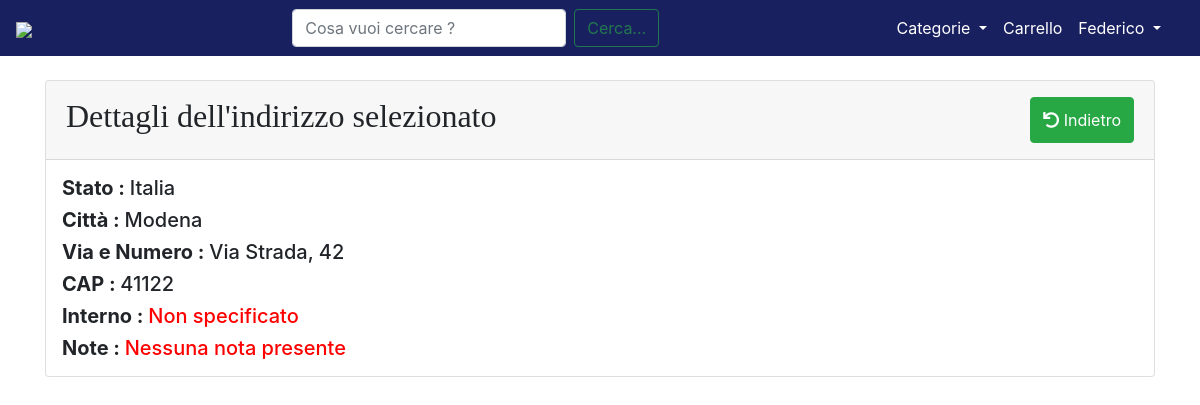
Screenshot of /user/address/2/ (signed in) with the database file from the repository.
### core/models.py (models this page shows, shortened)
class ShippingAddress(models.Model):
    user = models.ForeignKey(User, on_delete=models.CASCADE, null=True)
    stato = models.CharField(max_length=30)
    città = models.CharField(max_length=30)
    cap = models.CharField(max_length=5)
    via = models.CharField(max_length=50)
    interno = models.CharField(max_length=30, blank=True)
    note = models.TextField(blank=True)
    default = models.BooleanField(default=False)
    class Meta:
        verbose_name_plural = 'Addresses'

### core/views.py (the view)
# urls.py: path('user/address/<int:pk>/', login_required(views.address_detail), name='address'),
def address_detail(request, pk):
    address = ShippingAddress.objects.get(pk=pk)
    if request.user.id != address.user.id:
        messages.info(request, "Non puoi accedere a questa pagina !")
        return HomeView(request)
    return render(request, 'accounts/address.html', context={"object": address})

### accounts/templates/accounts/address.html (shortened to what this page needs)
{% extends 'base.html' %}
{% load static %}
{% block content %}
<link rel="stylesheet" href="https://pro.fontawesome.com/releases/v5.13.0/css/all.css">
<br>
<div class="card shadow mb-4">
    <div class="card-header py-3 d-flex justify-content-between justify-content-between">
        <h2>Dettagli dell'indirizzo selezionato</h2>
        <button class="btn btn-success" onclick="window.history.go(-1);">
            <i class="fas fa-undo"></i>
            Indietro
        </button>
    </div>
    <h5 class="ml-3 mt-3"><strong>Stato : </strong>{{ object.stato }}</h5>
    <h5 class="ml-3"><strong>Città : </strong>{{ object.città }}</h5>
    <h5 class="ml-3"><strong>Via e Numero : </strong>{{ object.via }}</h5>
    <h5 class="ml-3"><strong>CAP : </strong>{{ object.cap }}</h5>
    {% if object.interno %}
    <h5 class="ml-3"><strong>Interno : </strong>{{ object.interno }}</h5>
    {% else %}
    <h5 class="ml-3"><strong>Interno : </strong><a style="color: red">Non specificato</a></h5>
    {% endif %}
    {% if object.note %}
    <h5><strong>Note : </strong>{{ object.note }}</h5>
    {% else %}
    <h5 class="ml-3 mb-3"><strong>Note : </strong><a style="color: red">Nessuna nota presente</a></h5>
    {% endif %}
</div>
{% endblock content %}

### templates/base.html (shortened to what this page needs)
{% load static %}
<!DOCTYPE html>
<html lang="it">
<head>
    <link rel="stylesheet" href="https://maxcdn.bootstrapcdn.com/bootstrap/4.0.0/css/bootstrap.min.css"
>
    <link rel="stylesheet" href="{% static 'css/base.css' %}">
</head>
<body>
<nav class="navbar navbar-expand-lg navbar-dark" style="background-color: #192060;">
    <a class="navbar-brand ml-auto" href="/"><img style="width: 9rem;"
                                                  src="https://github.com/LucaCarnevale/temporary_files/blob/main/logo_sito.PNG?raw=true"></a>
    <div class="container">
        <div class="collapse navbar-collapse" id="navbarSupportedContent">
            <form class="form-inline my-2 my-lg-0 mx-auto" action="{% url 'cerca' %}">
                <input name="kw" class="inputCerca form-control mr-sm-2" type="search" placeholder="Cosa vuoi cercare ?"
                       aria-label="Search">
                <button class="cerca btn btn-outline-success" type="submit">Cerca...</button>
            </form>
            <ul class="navbar-nav">
                <div class="collapse navbar-collapse" id="navbarNavDarkDropdown">
                    <ul class="navbar-nav">
                        <li class="nav-item dropdown active">
                            <a class="nav-link dropdown-toggle" href="#" id="navbarDropdown" role="button"
                               data-toggle="dropdown" aria-haspopup="true" aria-expanded="false">
                                Categorie
                            </a>
                        </li>
                    </ul>
                </div>
                {% if request.user.is_authenticated %}
                <li class="nav-item active ml-auto">
                    <a class="nav-link active" aria-current="page" href="{% url 'order_summary' %}">Carrello</a>
                </li>
                <li class="nav-item dropdown active">
                    <a class="nav-link dropdown-toggle" href="#" id="navbarDropdown" role="button"
                       data-toggle="dropdown" aria-expanded="false">
                        {{ request.user.username }}
                    </a>
                </li>
                {% endif %}
            </ul>
        </div>
    </div>
</nav>
<div class="container">
    {% block content %}
    {% endblock content %}
</div>
</body>
</html>

### static/css/base.css (style rules this page uses)
h2 { font-family: 'SansSerif'; }
body, html { height: 100%; margin: 0; }

### rows the page displays
ShippingAddress: stato "Italia", città "Modena", via "Via Strada, 42", cap "41122"

### other values shown
{{ request.user.username }} "Federico"
